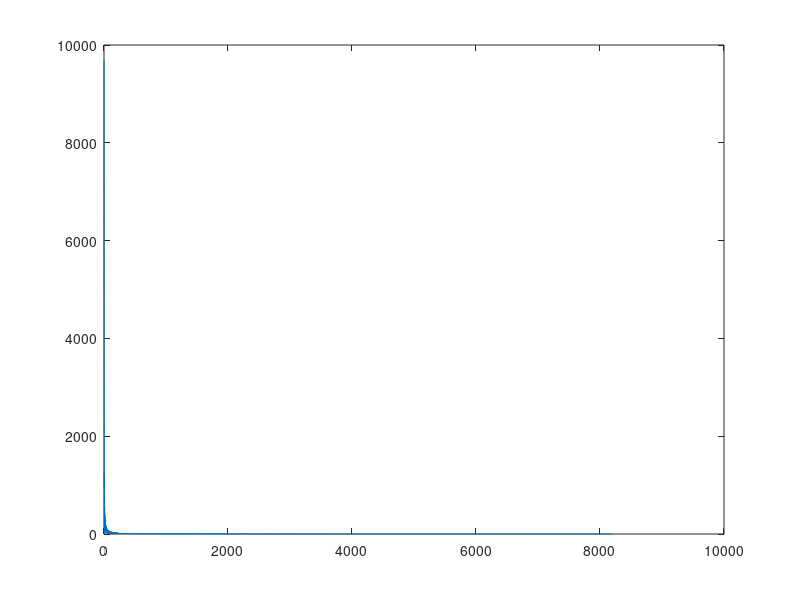

The MATLAB script that drew this image:
raw_row = csvread("Motor_loss.csv");
readings_as_column = transpose(raw_row);

sampling_frequency = 400;
time_period = 1/sampling_frequency;

dt = 0:time_period:2-time_period

[number_of_readings, no_] = size(readings_as_column);
nfft2 = 2^nextpow2(number_of_readings)
ff = fft(raw_row, nfft2)

% Final Fourier transform
fff = ff(1:nfft2/2)
plot(abs(fff))


